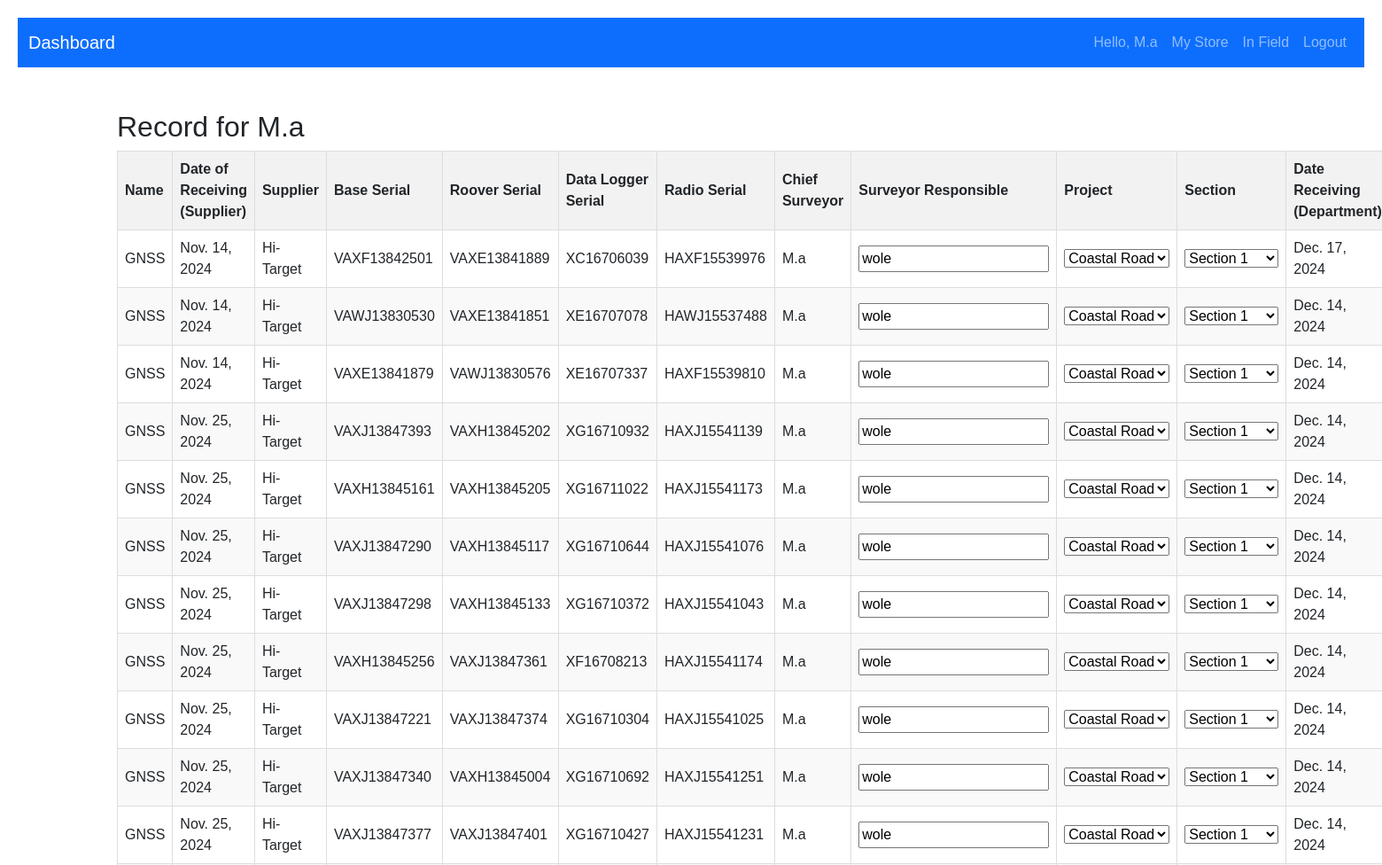
/ (signed in, upper part), run on an earlier commit of the app's database.
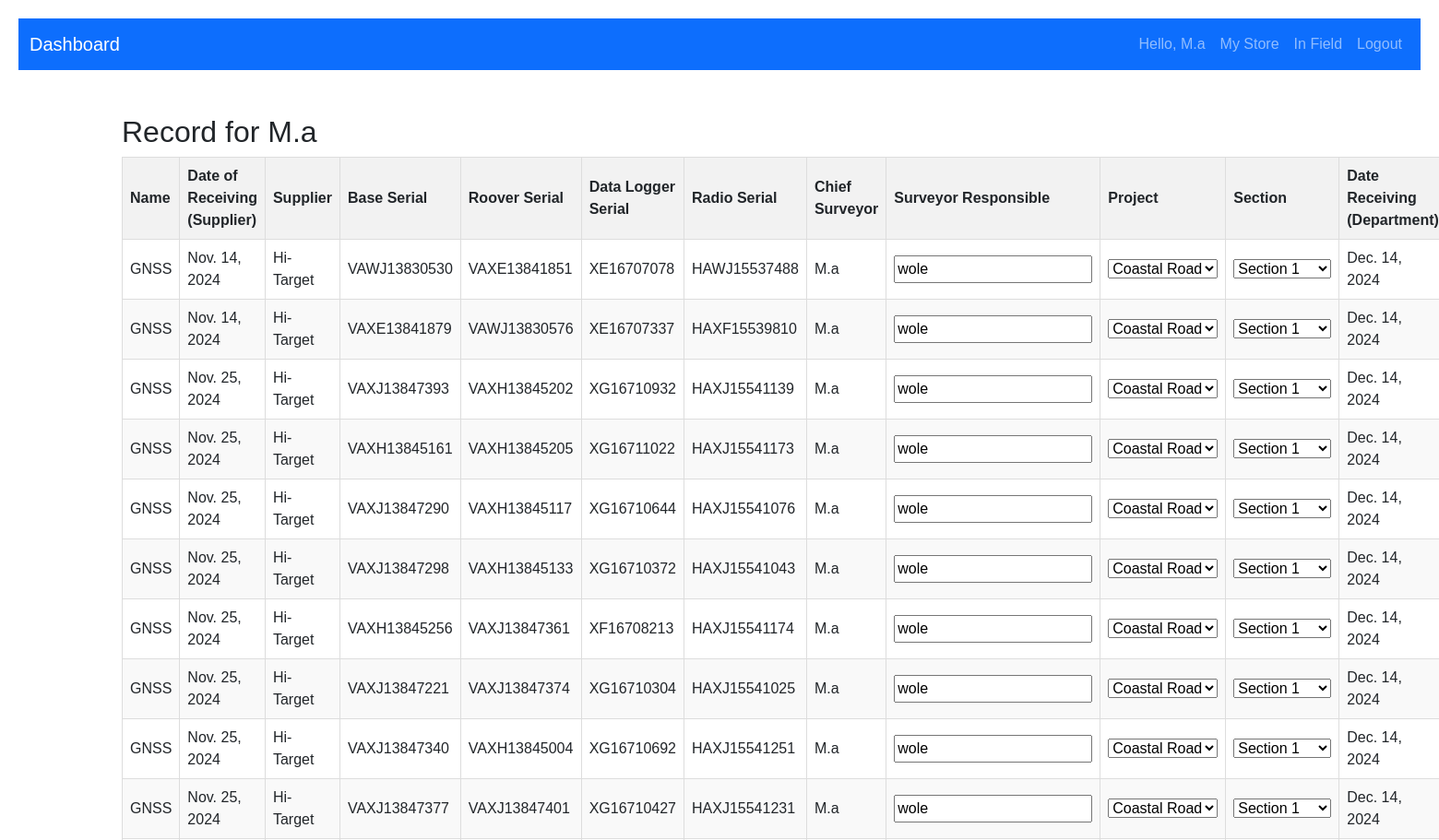
And on a later commit of the database.
### inventory/models.py (models this page shows)
class EquipmentsInSurvey(models.Model):
    name = models.CharField(max_length=100)
    date_of_receiving_from_supplier = models.DateField()
    supplier = models.CharField(max_length=20)
    base_serial = models.CharField(max_length=100)
    roover_serial = models.CharField(max_length=100)
    data_logger_serial = models.CharField(max_length=100)
    radio_serial = models.CharField(max_length=100)
    chief_surveyor = models.ForeignKey(User, on_delete=models.CASCADE)
    surveyor_responsible = models.CharField(max_length=100, null=True)
    project = models.CharField(max_length=20)
    section = models.CharField(max_length=100)
    date_receiving_from_department = models.DateField()
    status = models.CharField(choices=[('In Store', 'In Store'), ('In Field', 'In Field')], max_length=100, default='In Store')

### inventory/views.py (the view, shortened to what this page needs)
# urls.py: path('', views.request_equipment, name='/'),
@login_required
def request_equipment(request):
    user = request.user
    data = EquipmentsInSurvey.objects.filter(chief_surveyor=user, status='In Store')
    available_equipment = Equipment.objects.filter(status='In Store')
    return render(request, 'inventory/request_equipment.html', {'available_equipment': available_equipment, 'data':data})

### inventory/templates/inventory/request_equipment.html (shortened to what this page needs)
{% extends 'base/base_dashboard.html' %}
{% block content %}
<h2>Record for {{ request.user }}</h2>
<table>
    <thead>
        <tr>
            <th>Name</th>
            <th>Date of Receiving (Supplier)</th>
            <th>Supplier</th>
            <th>Base Serial</th>
            <th>Roover Serial</th>
            <th>Data Logger Serial</th>
            <th>Radio Serial</th>
            <th>Chief Surveyor</th>
            <th>Surveyor Responsible</th>
            <th>Project</th>
            <th>Section</th>
            <th>Date Receiving (Department)</th>
        </tr>
    </thead>
    <tbody>
        {% for info in data %}
        <form action="{% url 'request_equipment' %}" method="post">
        <tr>
            <td>{{info.name}}</td>
            <td>{{info.date_of_receiving_from_supplier}}</td>
            <td>{{info.supplier}}</td>
            <td>{{info.base_serial}}</td>
            <td>{{info.roover_serial}}</td>
            <td>{{info.data_logger_serial}}</td>
            <td>{{info.radio_serial}}</td>
            <td>{{info.chief_surveyor}}</td>
            <td>
                <input type="text" name='surveyor_res' value="{{info.surveyor_responsible}}">
            </td>
            <td>
                <select name="project" id="">
                    <option value="Coastal Road">Coastal Road</option>
                </select>
            </td>
            <td>
               <select name="section" id="">
                <option value="Section 1">Section 1</option>
               </select>
            </td>
            <td>{{info.date_receiving_from_department}}</td>
        </tr>
    </form>
        {% endfor %}
    </tbody>
</table>
{% endblock %}

What changed in the data, as far as the page shows it:
no longer on this page (row edited): EquipmentsInSurvey: name "GNSS", date_of_receiving_from_supplier "Nov. 14, 2024", supplier "Hi-Target", base_serial "VAXF13842501", roover_serial "VAXE13841889", data_logger_serial "XC16706039", radio_serial "HAXF15539976", chief_surveyor "M.a", surveyor_res "wole", date_receiving_from_department "Dec. 17, 2024"
